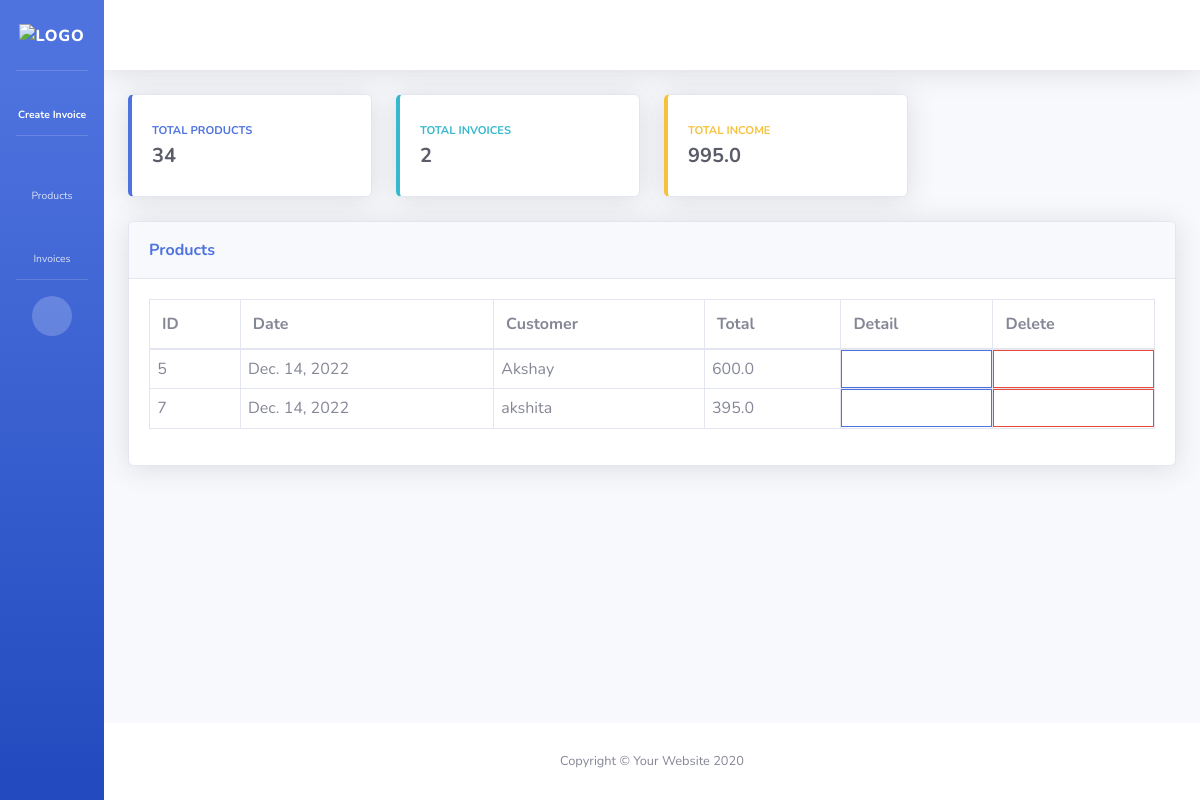
Page /view_invoice/ on the committed database.
### invoice/models.py (models this page shows, shortened)
class Invoice(models.Model):
    date = models.DateField(auto_now_add=True)
    customer = models.TextField(default='')
    contact = models.CharField(
        max_length=255, default='', blank=True, null=True)
    email = models.EmailField(default='', blank=True, null=True)
    comments = models.TextField(default='', blank=True, null=True)
    total = models.FloatField(default=0)

### invoice/views.py (the view)
# urls.py: path('view_invoice/', views.view_invoice, name='view_invoice'),
def view_invoice(request):
    total_product = Product.objects.count()
    total_invoice = Invoice.objects.count()
    total_income = getTotalIncome()
    invoice = Invoice.objects.all()
    context = {
        "total_product": total_product,
        "total_invoice": total_invoice,
        "total_income": total_income,
        "invoice": invoice,
    }
    return render(request, "invoice/view_invoice.html", context)

### invoice/views.py (called while the page is built)
def getTotalIncome():
    allInvoice = Invoice.objects.all()
    totalIncome = 0
    for curr in allInvoice:
        totalIncome += curr.total
    return totalIncome

### invoice/templates/invoice/view_invoice.html
{% extends "invoice/base/base.html" %}
{% block content %}
<div class="row">
    <div class="col-xl-12 col-lg-7">
        <div class="card shadow mb-4">
            <div class="card-header py-3 d-flex flex-row align-items-center justify-content-between">
                <label class="m-0 font-weight-bold text-primary">Products</label>
            </div>
            <div class="card-body">
                <div class="table-responsive">
                    <table class="table table-bordered" id="dataTable" width="100%" cellspacing="0">
                        <thead>
                        <tr>
                            <th>ID</th>
                            <th>Date</th>
                            <th>Customer</th>
                            <th>Total</th>
                            <th>Detail</th>
                            <th>Delete</th>
                        </tr>
                        </thead>
                        <tbody>
                        {% for i in invoice %}
                        <tr>
                            <td style="padding: 0.45em;">
                                {{i.id}}
                            </td>
                            <td style="padding: 0.45em;">
                                {{i.date}}
                            </td>
                            <td style="padding: 0.45em;">
                                {{i.customer}}
                            </td>
                            <td style="padding: 0.45em;">
                                {{i.total}}
                            </td>
                            <td style="padding: 0;">
                                <a href="{% url 'view_invoice_detail' i.id %}" class="btn btn-outline-primary"
                                   style="width: 100%; height: 100%; border-radius: 0">
                                    <i class="fas fa-long-arrow-alt-right"></i>
                                </a>
                            </td>
                            <td style="padding: 0;">
                                <a href="{% url 'delete_invoice' i.id %}" class="btn btn-outline-danger"
                                   style="width: 100%; height: 100%; border-radius: 0">
                                    <i class="fas fa-trash-alt"></i>
                                </a>
                            </td>
                        {% endfor %}
                        </tbody>
                    </table>
                </div>
            </div>
        </div>
    </div>
</div>
{% endblock %}

### rows in the picture
Invoice: id "5", date "Dec. 14, 2022", customer "Akshay", total "600.0"
Invoice: id "7", date "Dec. 14, 2022", customer "akshita", total "395.0"

### other values in the picture
{{ total_product }} "34"
{{ total_invoice }} "2"
{{ total_income }} "995.0"
